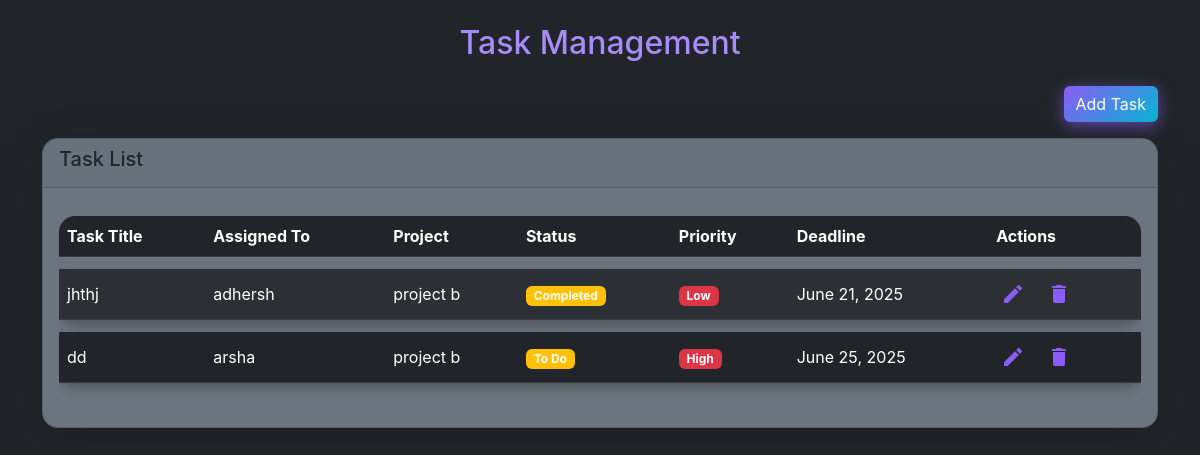
The page /admin_task/ on the database as committed earlier.
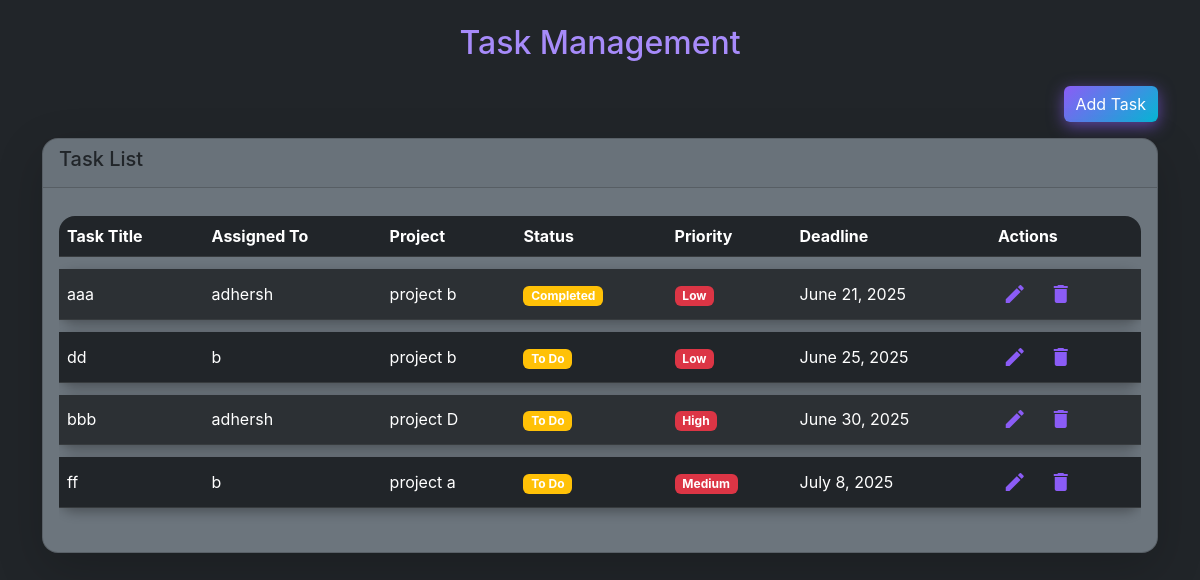
The same page on the database as committed later.
### taskflowapp/models.py (models this page shows, shortened)
class Task(models.Model):
    PRIORITY_CHOICES = [
        ('High', 'High'),
        ('Medium', 'Medium'),
        ('Low', 'Low'),
    ]
    STATUS_CHOICES = [
        ('To Do', 'To Do'),
        ('In Progress', 'In Progress'),
        ('Completed', 'Completed'),
    ]
    title = models.CharField(max_length=200)
    description = models.TextField(default='No description')
    deadline = models.DateField()
    priority = models.CharField(max_length=10, choices=PRIORITY_CHOICES)
    status = models.CharField(max_length=15, choices=STATUS_CHOICES)
    assigned_to = models.ForeignKey(User, on_delete=models.CASCADE)
    project = models.ForeignKey(Project, on_delete=models.CASCADE)

class User(models.Model):
    full_name = models.CharField(max_length=100)
    email = models.EmailField(unique=True)
    password = models.CharField(max_length=128)
    role = models.CharField(max_length=20)
    profile_picture = models.ImageField(upload_to='profile_pics/', blank=True, null=True)  # ✅ Add this

class Project(models.Model):
    name = models.CharField(max_length=200)
    description = models.TextField(default='No description')
    start_date = models.DateField(default=date.today)
    end_date = models.DateField(default=date.today)
    team_members = models.ManyToManyField(User)
    created_at = models.DateTimeField(auto_now_add=True)

### taskflowapp/views.py (the view, shortened to what this page needs)
# urls.py: path('admin_task/',views.admin_task,name='admin_task_page'),
def admin_task(request):
    users = User.objects.filter(role='Team Member')
    projects = Project.objects.all()
    tasks = Task.objects.select_related('assigned_to', 'project')
    return render(request, 'admin_task_page.html', {
        'users': users,
        'projects': projects,
        'tasks': tasks
    })

### taskflowapp/templates/admin_task_page.html (shortened to what this page needs)
{% load static %}
<!DOCTYPE html>
<html lang="en">
<head>
  <link rel="stylesheet" href="https://cdn.jsdelivr.net/npm/bootstrap@5.3.0/dist/css/bootstrap.min.css" />
  <link rel="stylesheet" href="{% static 'CSS/admin_task.css' %}" />
</head>
<body class="bg-dark text-light">
  <div class="container my-4">
    <h2 class="text-center mb-4 text-purple">Task Management</h2>
    <div class="text-end mb-3">
      <button type="button" class="btn btn-gradient" data-bs-toggle="modal" data-bs-target="#addTaskModal">
        Add Task
      </button>
    </div>
    <div class="card bg-secondary rounded-4 shadow-lg">
      <div class="card-header">
        <h5>Task List</h5>
      </div>
      <div class="card-body">
        <div class="table-responsive">
          <table class="table table-dark table-striped align-middle rounded-3 user-table">
            <thead>
              <tr>
                <th>Task Title</th>
                <th>Assigned To</th>
                <th>Project</th>
                <th>Status</th>
                <th>Priority</th>
                <th>Deadline</th>
                <th>Actions</th>
              </tr>
            </thead>
            <tbody>
              {% for task in tasks %}
              <tr>
                <td>{{ task.title }}</td>
                <td>{{ task.assigned_to.full_name }}</td>
                <td>{{ task.project.name }}</td>
                <td><span class="badge bg-warning">{{ task.status }}</span></td>
                <td><span class="badge bg-danger">{{ task.priority }}</span></td>
                <td>{{ task.deadline }}</td>
                <td>
                  <button type="button" class="btn btn-icon btn-icon-edit me-2" title="Edit Task" data-bs-toggle="modal" data-bs-target="#editTaskModal{{ task.id }}">
                    <span class="material-icons">edit</span>
                  </button>
                  <a href="{% url 'delete_task' task.id %}" class="btn btn-icon btn-icon-delete" title="Delete Task" onclick="return confirm('Are you sure you want to delete this task?')">
                    <span class="material-icons">delete</span>
                  </a>
                </td>
              </tr>
              {% empty %}
              <tr><td colspan="7" class="text-center">No tasks found.</td></tr>
              {% endfor %}
            </tbody>
          </table>
        </div>
      </div>
    </div>
  </div>
</body>
</html>

Rows that differ between the two databases and show on the page:
changed Task "Completed": title "jhthj" → "aaa"
changed Task "dd": assigned_to.full_name "arsha" → "b"; priority "High" → "Low"
added Task: title "bbb", assigned_to.full_name "adhersh", project.name "project D", status "To Do", priority "High", deadline "June 30, 2025"
added Task: title "ff", assigned_to.full_name "b", project.name "project a", status "To Do", priority "Medium", deadline "July 8, 2025"
